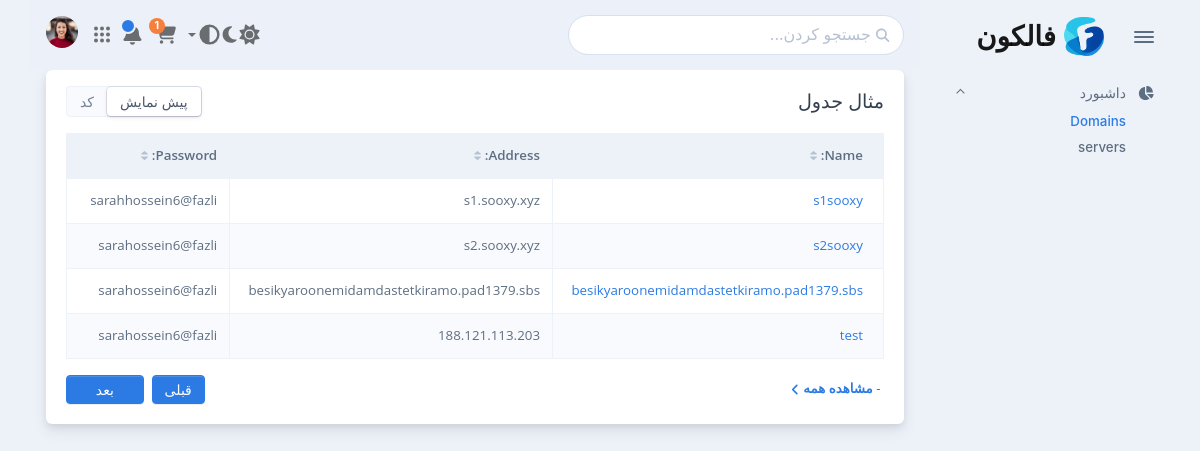
Page /servers/ on the earlier database version.
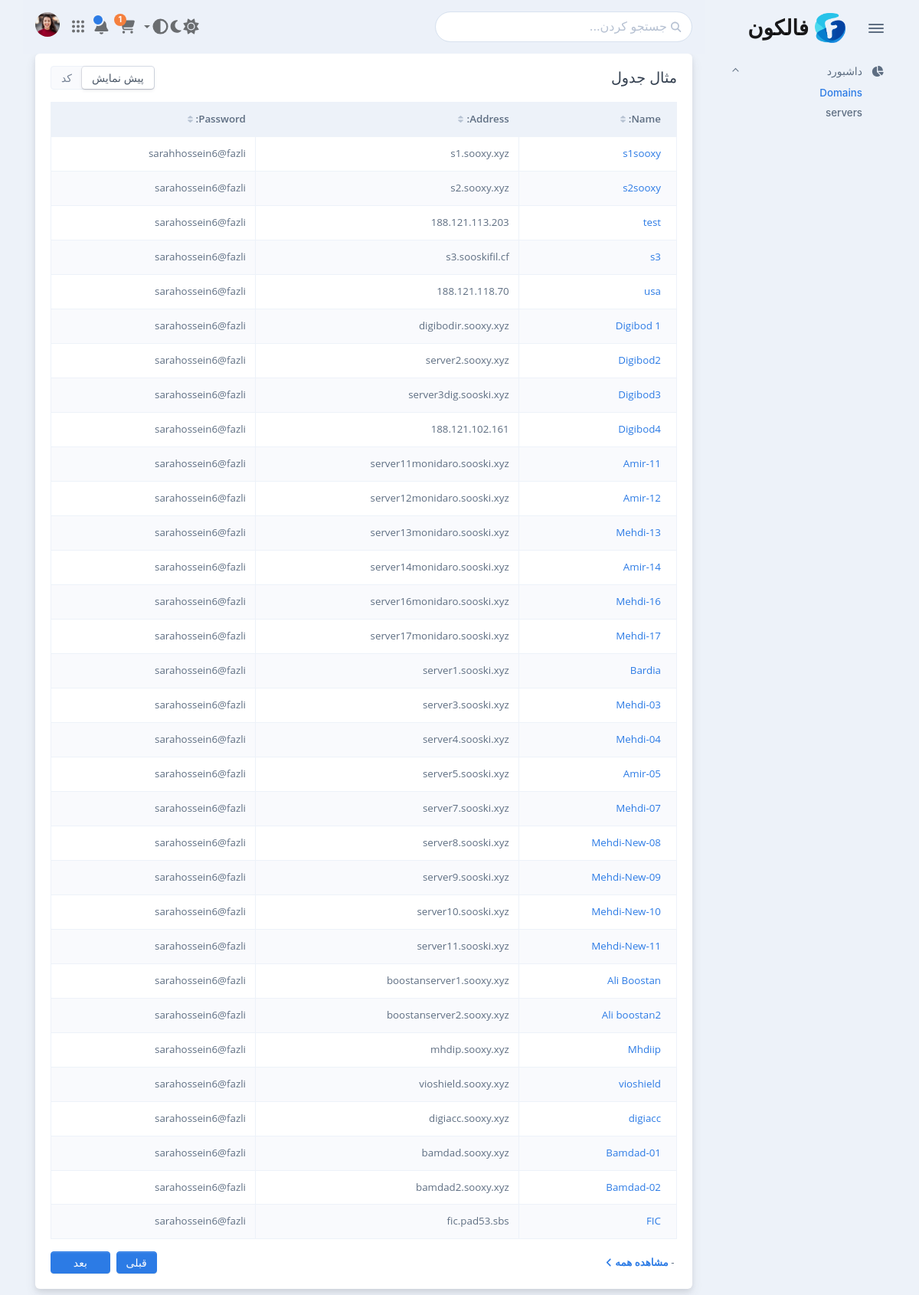
Same page on the later database version.
### servers/models.py (models this page shows)
class server(models.Model):
    name=models.CharField(max_length=100)
    address=models.CharField(max_length=100)
    password=models.CharField(max_length=100)

### servers/views.py (the view)
# urls.py: path('',servers_view,name='servers'),
def servers_view(request):
    servers = server.objects.all()
    context={'servers':servers}
    return render(request,'servers/mainserver.html',context)

### templates/servers/mainserver.html (shortened to what this page needs)
{% extends 'base.html'%}
{% load static%}
{% block content %}
<div class="card mb-3">
    <div class="card-header">
        <div class="row flex-between-end">
            <div class="col-auto align-self-center">
                <h5 class="mb-0" data-anchor="data-anchor">مثال جدول</h5>
            </div>
            <div class="col-auto ms-auto">
                <div class="nav nav-pills nav-pills-falcon flex-grow-1" role="tablist"><button class="btn btn-sm active" data-bs-toggle="pill" data-bs-target="#dom-1495d2ac-c29e-4883-b8fb-8c2ddb50f5c8" type="button" role="tab" aria-controls="dom-1495d2ac-c29e-4883-b8fb-8c2ddb50f5c8" aria-selected="true" id="tab-dom-1495d2ac-c29e-4883-b8fb-8c2ddb50f5c8">پیش نمایش</button><button class="btn btn-sm" data-bs-toggle="pill" data-bs-target="#dom-1c98e1d5-0b63-43d4-b12e-5b5f5e00e0a4" type="button" role="tab" aria-controls="dom-1c98e1d5-0b63-43d4-b12e-5b5f5e00e0a4" aria-selected="false" id="tab-dom-1c98e1d5-0b63-43d4-b12e-5b5f5e00e0a4">کد</button></div>
            </div>
        </div>
    </div>
    <div class="card-body pt-0">
        <div class="tab-content">
            <div class="tab-pane preview-tab-pane active" role="tabpanel" aria-labelledby="tab-dom-1495d2ac-c29e-4883-b8fb-8c2ddb50f5c8" id="dom-1495d2ac-c29e-4883-b8fb-8c2ddb50f5c8">
                <div id="tableExample" data-list="{&quot;valueNames&quot;:[&quot;name&quot;,&quot;email&quot;,&quot;age&quot;],&quot;page&quot;:5,&quot;pagination&quot;:true}">
                    <div class="table-responsive scrollbar">
                        <table class="table table-bordered table-striped fs--1 mb-0">
                            <thead class="bg-200 text-900">
                            <tr>
                                <th class="sort" data-sort="name">Name:</th>
                                <th class="sort" data-sort="email">Address:</th>
                                <th class="sort" data-sort="age">Password:</th>
                            </tr>
                            </thead>
                            <tbody class="list">
                                {% for server in servers %}
                            <tr>
                                <td class="name" ><a href="{% url 'server' server_id=server.id %}">{{ server.name }}</a></td>
                                <td class="email">{{ server.address }}</td>
                                <td class="age">{{ server.password }}</td>
                            </tr>
                            {% endfor %}
                            </tbody>
                        </table>
                    </div>
                    <div class="row align-items-center mt-3">
                        <div class="col">
                            <p class="mb-0 fs--1">
                                <span class="d-none d-sm-inline-block">-</span>
                                <a class="fw-semi-bold" href="#!" data-list-view="*">مشاهده همه<span class="fas fa-angle-left ms-1" data-fa-transform="down-1"></span></a>
                            </p>
                        </div>
                        <div class="col-auto d-flex"><button class="btn btn-sm btn-primary" type="button" data-list-pagination="prev"><span>قبلی</span></button><button class="btn btn-sm btn-primary px-4 ms-2" type="button" data-list-pagination="next"><span>بعد</span></button></div>
                    </div>
                </div>
            </div>
        </div>
    </div>
</div>
{% endblock %}

### templates/base.html (shortened to what this page needs)
{% load static %}
<!DOCTYPE html>
<html lang="fa" dir="rtl">
  <head>
    <link href="{% static 'simplebar.min.css'%}" rel="stylesheet">
      <link href="{% static 'css/fonts.css'%}" rel="stylesheet">
    <link href="{% static 'css/theme-rtl.min.css'%}" rel="stylesheet" id="style-rtl">
    <link href="{% static 'css/theme.min.css'%}" rel="stylesheet" id="style-default">
    <link href="{% static 'css/user-rtl.min.css'%}" rel="stylesheet" id="user-style-rtl">
    <link href="{% static 'css/user.min.css'%}" rel="stylesheet" id="user-style-default"><link href="{% static 'css/flatpickr-persian.css'%}" rel="stylesheet">
  </head>
  <body>
    <main class="main" id="top">
        <div class="container" data-layout="container">
                <nav class="navbar navbar-light navbar-vertical navbar-expand-xl --SIDE-BAR-MENU" style="display: none;">
                    <div class="d-flex align-items-center">
                        <div class="toggle-icon-wrapper">
                            <button class="btn navbar-toggler-humburger-icon navbar-vertical-toggle" data-bs-toggle="tooltip" data-bs-placement="left" title="ناوبری را تغییر دهید"><span class="navbar-toggle-icon"><span class="toggle-line"></span></span></button>
                        </div><a class="navbar-brand" href="index.html">
                        <div class="d-flex align-items-center py-3"><img class="me-2" src="{% static 'img/icons/spot-illustrations/falcon.png'%}" alt="" width="40"><span class="font-sans-serif">فالکون</span></div>
                    </a>
                    </div>
                    <div class="collapse navbar-collapse" id="navbarVerticalCollapse">
                        <div class="navbar-vertical-content scrollbar">
                            <ul class="navbar-nav flex-column mb-3" id="navbarVerticalNav">
                                <li class="nav-item">
                                    <a class="nav-link dropdown-indicator" href="#dashboard" role="button" data-bs-toggle="collapse" aria-expanded="true" aria-controls="dashboard">
                                    <div class="d-flex align-items-center"><span class="nav-link-icon"><span class="fas fa-chart-pie"></span></span><span class="nav-link-text ps-1">داشبورد</span></div>
                                </a>
                                    <ul class="nav collapse show" id="dashboard">
                                        <li class="nav-item"><a class="nav-link active" href="{% url 'ping'  %}" aria-expanded="false">
                                            <div class="d-flex align-items-center"><span class="nav-link-text ps-1">Domains</span></div>
                                        </a>
                                        </li>
                                        <li class="nav-item"><a class="nav-link" href="{% url 'servers'  %}" aria-expanded="false">
                                            <div class="d-flex align-items-center"><span class="nav-link-text ps-1">servers</span></div>
                                        </a>
                                        </li>
                                    </ul>
                                </li>
                </nav>
            <div class="content">
                <nav class="navbar navbar-light navbar-glass navbar-top navbar-expand D" style="display: none;">
                    <ul class="navbar-nav align-items-center d-none d-lg-block">
                        <li class="nav-item">
                            <div class="search-box" data-list="{&quot;valueNames&quot;:[&quot;title&quot;]}">
                                <form class="position-relative" data-bs-toggle="search" data-bs-display="static"><input class="form-control search-input fuzzy-search" type="search" placeholder="جستجو کردن..." aria-label="جستجو کردن">
                                    <span class="fas fa-search search-box-icon"></span>
                                </form>
                            </div>
                        </li>
                    </ul>
                    <ul class="navbar-nav navbar-nav-icons ms-auto flex-row align-items-center">
                        <li class="nav-item ps-2 pe-0">
                            <div class="dropdown theme-control-dropdown"><a class="nav-link d-flex align-items-center dropdown-toggle fa-icon-wait fs-0 pe-1 py-0" href="#" role="button" id="themeSwitchDropdown" data-bs-toggle="dropdown" aria-haspopup="true" aria-expanded="false"><span class="fas fa-sun fs-2" data-fa-transform="shrink-2" data-theme-dropdown-toggle-icon="light"></span><span class="fas fa-moon fs-2" data-fa-transform="shrink-3" data-theme-dropdown-toggle-icon="dark"></span><span class="fas fa-adjust fs-2" data-fa-transform="shrink-2" data-theme-dropdown-toggle-icon="auto"></span></a>
                            </div>
                        </li>
                        <li class="nav-item d-none d-sm-block">
                            <a class="nav-link px-0 notification-indicator notification-indicator-warning notification-indicator-fill fa-icon-wait" href="app/e-commerce/shopping-cart.html"><span class="fas fa-shopping-cart" data-fa-transform="shrink-7" style="font-size: 33px;"></span><span class="notification-indicator-number">1</span></a>
                        </li>
                        <li class="nav-item dropdown">
                            <a class="nav-link notification-indicator notification-indicator-primary px-0 fa-icon-wait" id="navbarDropdownNotification" href="#" role="button" data-bs-toggle="dropdown" aria-haspopup="true" aria-expanded="false"><span class="fas fa-bell" data-fa-transform="shrink-6" style="font-size: 33px;"></span></a>
                        </li>
                        <li class="nav-item dropdown px-1">
                            <a class="nav-link fa-icon-wait nine-dots p-1" id="navbarDropdownMenu" role="button" data-hide-on-body-scroll="data-hide-on-body-scroll" data-bs-toggle="dropdown" aria-haspopup="true" aria-expanded="false"></a>
                        </li>
                        <li class="nav-item dropdown"><a class="nav-link pe-0" id="navbarDropdownUser" href="#" role="button" data-bs-toggle="dropdown" aria-haspopup="true" aria-expanded="false">
                            <div class="avatar avatar-xl">
                                <img class="rounded-circle" src="{% static 'img/team/3-thumb.png'%}" alt="">
                            </div>
                        </a>
                        </li>
                    </ul>
                </nav>
{% block content %}
{% endblock %}
</body>
</html>

Differences in the rows shown:
removed server: name "besikyaroonemidamdastetkiramo.pad1379.sbs", address "besikyaroonemidamdastetkiramo.pad1379.sbs", password "sarahossein6@fazli"
added server: name "s3", address "s3.sooskifil.cf", password "sarahossein6@fazli"
added server: name "usa", address "188.121.118.70", password "sarahossein6@fazli"
added server: name "Digibod 1", address "digibodir.sooxy.xyz", password "sarahossein6@fazli"
added server: name "Digibod2", address "server2.sooxy.xyz", password "sarahossein6@fazli"
added server: name "Digibod3", address "server3dig.sooski.xyz", password "sarahossein6@fazli"
added server: name "Digibod4", address "188.121.102.161", password "sarahossein6@fazli"
added server: name "Amir-11", address "server11monidaro.sooski.xyz", password "sarahossein6@fazli"
added server: name "Amir-12", address "server12monidaro.sooski.xyz", password "sarahossein6@fazli"
added server: name "Mehdi-13", address "server13monidaro.sooski.xyz", password "sarahossein6@fazli"
added server: name "Amir-14", address "server14monidaro.sooski.xyz", password "sarahossein6@fazli"
added server: name "Mehdi-16", address "server16monidaro.sooski.xyz", password "sarahossein6@fazli"
added server: name "Mehdi-17", address "server17monidaro.sooski.xyz", password "sarahossein6@fazli"
added server: name "Bardia", address "server1.sooski.xyz", password "sarahossein6@fazli"
added server: name "Mehdi-03", address "server3.sooski.xyz", password "sarahossein6@fazli"
added server: name "Mehdi-04", address "server4.sooski.xyz", password "sarahossein6@fazli"
added server: name "Amir-05", address "server5.sooski.xyz", password "sarahossein6@fazli"
added server: name "Mehdi-07", address "server7.sooski.xyz", password "sarahossein6@fazli"
added server: name "Mehdi-New-08", address "server8.sooski.xyz", password "sarahossein6@fazli"
added server: name "Mehdi-New-09", address "server9.sooski.xyz", password "sarahossein6@fazli"
added server: name "Mehdi-New-10", address "server10.sooski.xyz", password "sarahossein6@fazli"
added server: name "Mehdi-New-11", address "server11.sooski.xyz", password "sarahossein6@fazli"
added server: name "Ali Boostan", address "boostanserver1.sooxy.xyz", password "sarahossein6@fazli"
added server: name "Ali boostan2", address "boostanserver2.sooxy.xyz", password "sarahossein6@fazli"
added server: name "Mhdiip", address "mhdip.sooxy.xyz", password "sarahossein6@fazli"
added server: name "vioshield", address "vioshield.sooxy.xyz", password "sarahossein6@fazli"
added server: name "digiacc", address "digiacc.sooxy.xyz", password "sarahossein6@fazli"
added server: name "Bamdad-01", address "bamdad.sooxy.xyz", password "sarahossein6@fazli"
added server: name "Bamdad-02", address "bamdad2.sooxy.xyz", password "sarahossein6@fazli"
added server: name "FIC", address "fic.pad53.sbs", password "sarahossein6@fazli"
